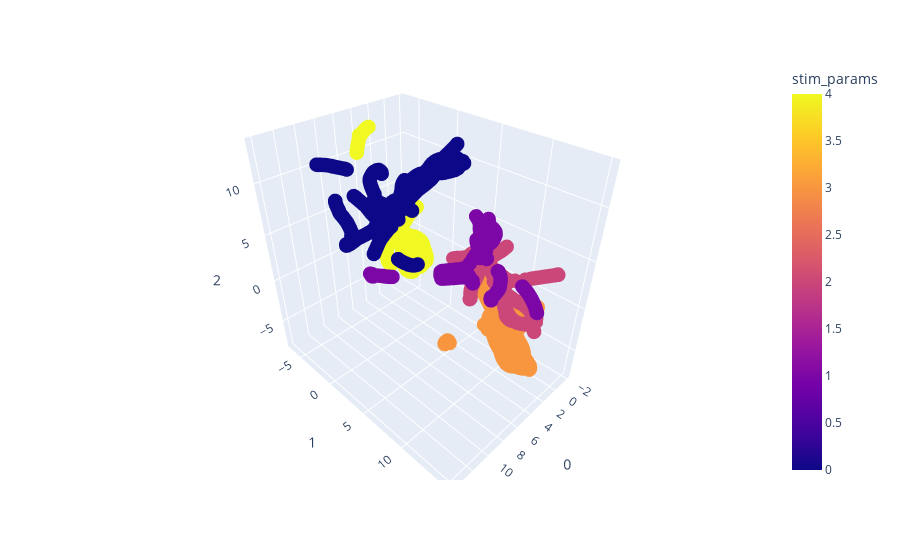

Notebook source saved alongside this figure:
### Code cell
import plotly.express as px

features = np.vstack(df['both_rates'].apply(np.array))

umap_2d = umap.UMAP(n_components=2, init='random', random_state=0)
umap_3d = umap.UMAP(n_components=3, init='random', random_state=0)

proj_2d = umap_2d.fit_transform(features)
proj_3d = umap_3d.fit_transform(features)

fig_2d = px.scatter(
    proj_2d, x=0, y=1,
    color=df.stim_params, labels={'color': 'stim_params'}
)
fig_3d = px.scatter_3d(

    proj_3d, x=0, y=1, z=2,
    color=df.stim_params, labels={'color': 'stim_params'}
)
fig_3d.update_traces(marker_size=5)

fig_3d.show(width=1000, height=1000)

### Figure 1 — Plotly figure (JSON) as saved in the notebook; plotly's stock layout.template omitted (floating-point values rounded to 4 significant figures; data arrays with more than 128 entries replaced by an {"elided": "..."} marker saying what was removed)
{"data": [{"hovertemplate": "0=%{x}<br>1=%{y}<br>2=%{z}<br>stim_params=%{marker.color}<extra></extra>", "legendgroup": "", "marker": {"color": {"elided": "4575 int values"}, "coloraxis": "coloraxis", "size": 5, "symbol": "circle"}, "mode": "markers", "name": "", "scene": "scene", "showlegend": false, "type": "scatter3d", "x": {"elided": "4575 float values"}, "y": {"elided": "4575 float values"}, "z": {"elided": "4575 float values"}}], "layout": {"coloraxis": {"colorbar": {"title": {"text": "stim_params"}}, "colorscale": [[0, "#0d0887"], [0.1111, "#46039f"], [0.2222, "#7201a8"], [0.3333, "#9c179e"], [0.4444, "#bd3786"], [0.5556, "#d8576b"], [0.6667, "#ed7953"], [0.7778, "#fb9f3a"], [0.8889, "#fdca26"], [1, "#f0f921"]]}, "legend": {"tracegroupgap": 0}, "margin": {"t": 60}, "scene": {"domain": {"x": [0, 1], "y": [0, 1]}, "xaxis": {"title": {"text": "0"}}, "yaxis": {"title": {"text": "1"}}, "zaxis": {"title": {"text": "2"}}}}}
